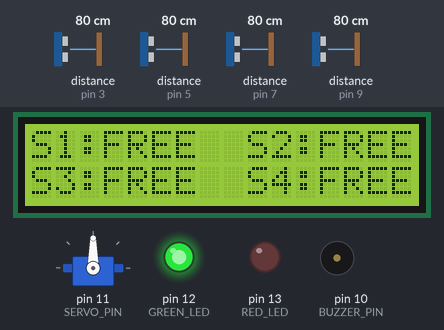
A sketch run on a simulated Arduino Uno, built with avr-gcc and run on an emulated ATmega328P. On the bench: servo, 16×2 character LCD, output pins drawn as LEDs (lit = HIGH), buzzer (waves = sounding). Wiring (inferred from the names in the program): 4 × ultrasonic range finder: trigger pin 2, echo pin 3 / trigger pin 4, echo pin 5 / trigger pin 6, echo pin 7 / trigger pin 8, echo pin 9. The test bench sets the inputs (shaded band); at power-on: distance to the obstacle (sensors on pin 3, pin 5, pin 7, pin 9) 80 cm. The echo pulse lasts 58.3 µs per cm; pins used as bus, display or sensor lines are not drawn; what the sketch prints to the serial monitor is not drawn.

Above: at 2.8 s.
2.9 s: distance to the obstacle (sensor on pin 3) set to 2 cm
At 6.1 s:
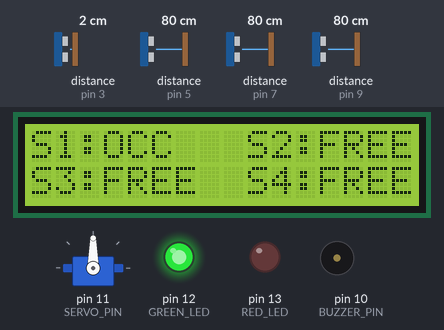
12.2 s: distance to the obstacle (sensor on pin 5) set to 2 cm
At 15.0 s:
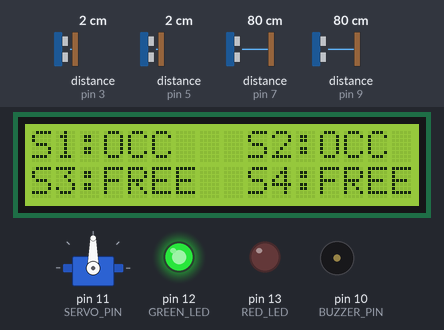
20.7 s: distance to the obstacle (sensor on pin 7) set to 22 cm
25.6 s: distance to the obstacle (sensor on pin 7) set to 19 cm
At 30.7 s:
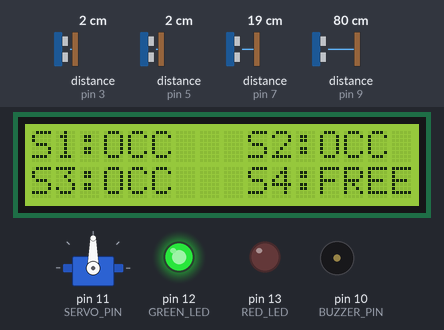
34.9 s: distance to the obstacle (sensor on pin 9) set to 24 cm
39.8 s: distance to the obstacle (sensor on pin 9) set to 17 cm
At 42.8 s:
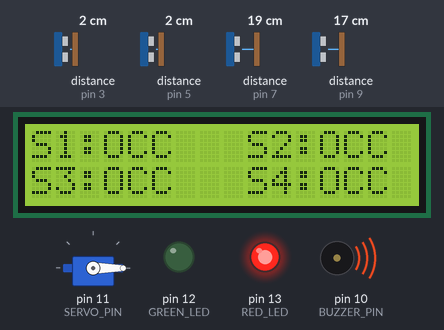
Timing chart, 0 to 44.3 s (numbered marks = the images above; inputs shaded):
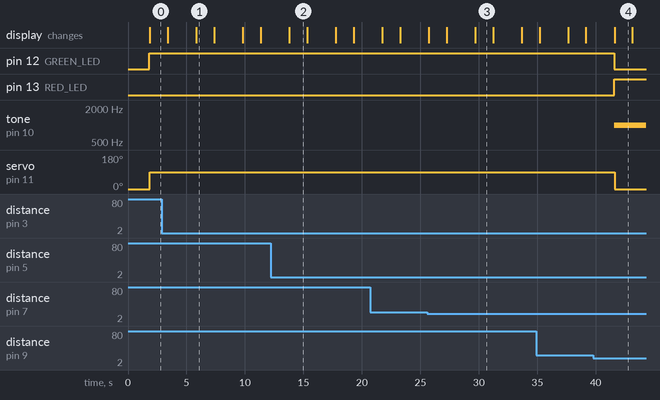

Measured:
- the behaviour switches between 21 and 20 cm on distance to the obstacle (sensor on pin 7) (found by bisection; images 2 and 3)
- the behaviour switches between 21 and 20 cm on distance to the obstacle (sensor on pin 9) (found by bisection; images 3 and 4)
- after the input at 2.9 s, the display: first differs from a run without the input after 2.9 s (image 1)
- after the input at 12.2 s, the display: changes after 1.6 s (image 2)
- after the input at 25.6 s, the display: first differs from a run without the input after 4.1 s (image 3)
- after the input at 39.8 s, pin 12 (GREEN_LED): HIGH → LOW after 1.8 s; pin 13 (RED_LED): LOW → HIGH after 1.8 s; tone on pin 10 (BUZZER_PIN): silent → 1000 Hz after 1.8 s; servo on pin 11 (SERVO_PIN): 90° → 0° after 1.8 s; the display: changes after 1.8 s (image 4)
- what the display in image 1 shows lasts 1.6 s, from 5.8 s to 7.4 s

The sketch:

smart-parking.ino
```cpp
#include <Wire.h>
#include <LiquidCrystal_I2C.h>
#include <Servo.h>

// ===============================
// LCD CONFIGURATION
// ===============================
LiquidCrystal_I2C lcd(0x27, 16, 2);

// ===============================
// OPTIONAL SERVO
// ===============================
#define USE_SERVO 1

#if USE_SERVO
Servo gateServo;
const int SERVO_PIN = 11;
#endif

// ===============================
// SENSOR PINS
// ===============================

const byte NUM_SLOTS = 4;

const byte trigPins[NUM_SLOTS] = {
  2, 4, 6, 8
};

const byte echoPins[NUM_SLOTS] = {
  3, 5, 7, 9
};

// ===============================
// OUTPUT PINS
// ===============================

const byte BUZZER_PIN = 10;
const byte GREEN_LED = 12;
const byte RED_LED = 13;

// ===============================
// PARKING CONFIGURATION
// ===============================

// Distance below this value means
// vehicle detected.

const float OCCUPIED_THRESHOLD = 20.0;

// Maximum valid sensor distance
const float MAX_DISTANCE = 400.0;

// ===============================
// SLOT STATE
// ===============================

bool occupied[NUM_SLOTS];

float distances[NUM_SLOTS];

int availableSlots = 0;

// ===============================
// SETUP
// ===============================

void setup() {

  Serial.begin(9600);

  // Configure ultrasonic pins
  for (byte i = 0; i < NUM_SLOTS; i++) {

    pinMode(trigPins[i], OUTPUT);
    pinMode(echoPins[i], INPUT);

    digitalWrite(trigPins[i], LOW);
  }

  // Configure outputs
  pinMode(BUZZER_PIN, OUTPUT);
  pinMode(GREEN_LED, OUTPUT);
  pinMode(RED_LED, OUTPUT);

#if USE_SERVO
  gateServo.attach(SERVO_PIN);
  gateServo.write(0);   // Gate initially closed
#endif

  // Initialize LCD
  lcd.init();
  lcd.backlight();

  lcd.clear();
  lcd.setCursor(0, 0);
  lcd.print("Smart Parking");
  lcd.setCursor(0, 1);
  lcd.print("Initializing...");

  delay(1500);

  Serial.println("==============================");
  Serial.println(" SMART PARKING SYSTEM");
  Serial.println("==============================");
}

// ===============================
// ULTRASONIC DISTANCE FUNCTION
// ===============================

float measureDistance(byte trigPin, byte echoPin) {

  // Make sure trigger starts LOW
  digitalWrite(trigPin, LOW);
  delayMicroseconds(2);

  // Send 10 microsecond trigger pulse
  digitalWrite(trigPin, HIGH);
  delayMicroseconds(10);
  digitalWrite(trigPin, LOW);

  // Measure echo pulse
  unsigned long duration = pulseIn(
    echoPin,
    HIGH,
    30000
  );

  // Timeout / invalid reading
  if (duration == 0) {
    return -1;
  }

  // Distance in cm
  float distance = duration / 58.0;

  // Validate range
  if (distance <= 0 || distance > MAX_DISTANCE) {
    return -1;
  }

  return distance;
}

// ===============================
// READ ALL SENSORS
// ===============================

void readAllSensors() {

  for (byte i = 0; i < NUM_SLOTS; i++) {

    distances[i] = measureDistance(
      trigPins[i],
      echoPins[i]
    );

    // Small delay reduces cross-talk
    // between ultrasonic sensors.
    delay(50);
  }
}

// ===============================
// DETERMINE SLOT STATUS
// ===============================

void updateSlotStates() {

  availableSlots = 0;

  for (byte i = 0; i < NUM_SLOTS; i++) {

    // Invalid reading:
    // treat as FREE for this beginner implementation,
    // but report it through Serial Monitor.
    if (distances[i] < 0) {

      occupied[i] = false;

      Serial.print("Slot ");
      Serial.print(i + 1);
      Serial.println(": INVALID READING");

      continue;
    }

    if (distances[i] < OCCUPIED_THRESHOLD) {

      occupied[i] = true;

    } else {

      occupied[i] = false;
      availableSlots++;
    }
  }
}

// ===============================
// UPDATE LED STATUS
// ===============================

void updateLEDs() {

  if (availableSlots > 0) {

    digitalWrite(GREEN_LED, HIGH);
    digitalWrite(RED_LED, LOW);

  } else {

    digitalWrite(GREEN_LED, LOW);
    digitalWrite(RED_LED, HIGH);
  }
}

// ===============================
// BUZZER CONTROL
// ===============================

void updateBuzzer() {

  if (availableSlots == 0) {

    tone(BUZZER_PIN, 1000);

  } else {

    noTone(BUZZER_PIN);
  }
}

// ===============================
// SERVO GATE CONTROL
// ===============================

void updateGate() {

#if USE_SERVO

  if (availableSlots > 0) {

    // Open gate
    gateServo.write(90);

  } else {

    // Close gate
    gateServo.write(0);
  }

#endif
}

// ===============================
// LCD DISPLAY
// ===============================

void updateLCD() {

  // Page 1
  lcd.clear();

  lcd.setCursor(0, 0);
  lcd.print("S1:");
  lcd.print(occupied[0] ? "OCC " : "FREE");

  lcd.setCursor(9, 0);
  lcd.print("S2:");
  lcd.print(occupied[1] ? "OCC" : "FREE");

  lcd.setCursor(0, 1);
  lcd.print("S3:");
  lcd.print(occupied[2] ? "OCC " : "FREE");

  lcd.setCursor(9, 1);
  lcd.print("S4:");
  lcd.print(occupied[3] ? "OCC" : "FREE");

  delay(1500);

  // Page 2
  lcd.clear();

  if (availableSlots == 0) {

    lcd.setCursor(0, 0);
    lcd.print("PARKING FULL");

    lcd.setCursor(0, 1);
    lcd.print("No Space!");

  } else {

    lcd.setCursor(0, 0);
    lcd.print("Available:");

    lcd.print(availableSlots);

    lcd.setCursor(0, 1);
    lcd.print("Slots Free");
  }

  delay(1500);
}

// ===============================
// SERIAL MONITOR
// ===============================

void printSerialData() {

  Serial.println();
  Serial.println("------------------------------");

  for (byte i = 0; i < NUM_SLOTS; i++) {

    Serial.print("Slot ");
    Serial.print(i + 1);
    Serial.print(" | ");

    if (distances[i] < 0) {

      Serial.println("Invalid reading");

    } else {

      Serial.print("Distance = ");
      Serial.print(distances[i]);
      Serial.print(" cm | ");

      if (occupied[i]) {

        Serial.println("OCCUPIED");

      } else {

        Serial.println("FREE");
      }
    }
  }

  Serial.print("Available Slots = ");
  Serial.println(availableSlots);

  if (availableSlots == 0) {

    Serial.println("STATUS: PARKING FULL");

  } else {

    Serial.println("STATUS: SPACE AVAILABLE");
  }

  Serial.println("------------------------------");
}

// ===============================
// MAIN LOOP
// ===============================

void loop() {

  // 1. Read ultrasonic sensors
  readAllSensors();

  // 2. Determine slot states
  updateSlotStates();

  // 3. Count and display information
  updateLEDs();

  // 4. Parking-full alert
  updateBuzzer();

  // 5. Optional barrier gate
  updateGate();

  // 6. LCD
  updateLCD();

  // 7. Serial debugging
  printSerialData();

  delay(500);
}
```
